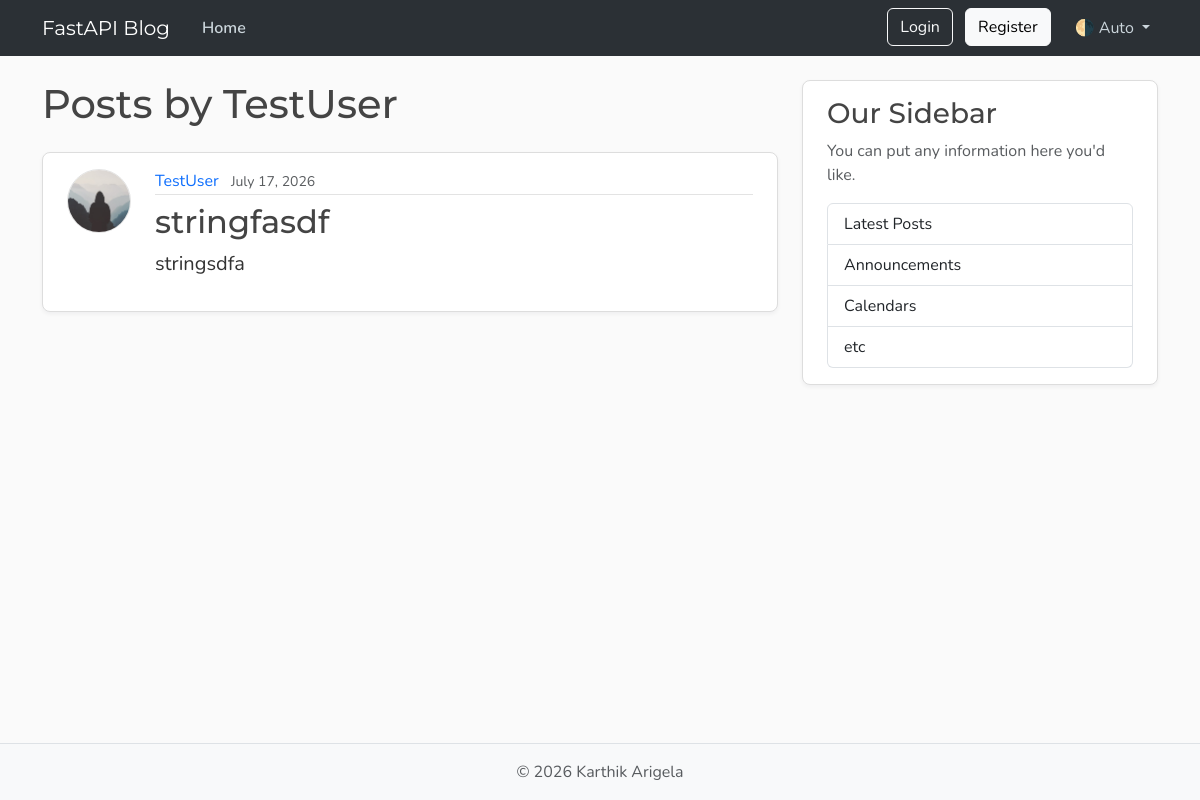
The page /users/2/posts on the database as committed earlier.
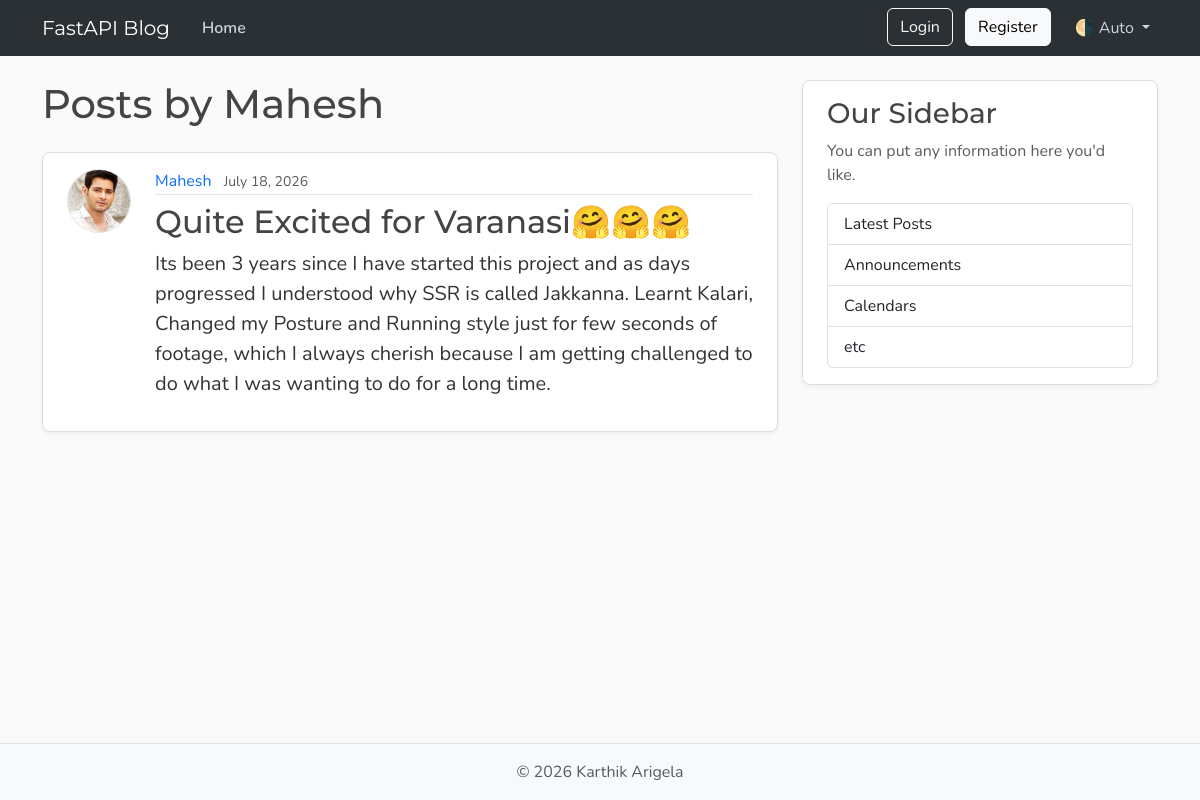
The same page on the database as committed later.
### models.py (models this page shows, shortened)
class User(Base):
    __tablename__ = "users"
    id: Mapped[int] = mapped_column(Integer, primary_key=True, index=True)
    username: Mapped[str] = mapped_column(String(50), unique=True, nullable=False)
    email: Mapped[str] = mapped_column(String(120), unique=True, nullable=False)
    password_hash: Mapped[str] = mapped_column(String(200), nullable=False)
    image_file: Mapped[str | None] = mapped_column(
        String(200),
        nullable=True,
        default=None,
    )
    posts: Mapped[list[Post]] = relationship(back_populates="author", cascade="all, delete-orphan")

class Post(Base):
    __tablename__ = "posts"
    id: Mapped[int] = mapped_column(Integer, primary_key=True, index=True)
    title: Mapped[str] = mapped_column(String(100), nullable=False)
    content: Mapped[str] = mapped_column(Text, nullable=False)
    user_id: Mapped[int] = mapped_column(
        ForeignKey("users.id"),
        nullable=False,
        index=True,
    )
    date_posted: Mapped[datetime] = mapped_column(
        DateTime(timezone=True),
        default=lambda: datetime.now(UTC),
    )
    author: Mapped[User] = relationship(back_populates="posts")

### main.py (the view)
@app.get("/users/{user_id}/posts", name="user_posts")
async def user_posts_page(
    request: Request, user_id: int, db: Annotated[AsyncSession, Depends(get_db)]
):
    result = await db.execute(select(models.User).where(models.User.id == user_id))
    user = result.scalars().first()
    if not user:
        raise HTTPException(
            status_code=status.HTTP_404_NOT_FOUND,
            detail="User not found",
        )
    result = await db.execute(select(models.Post).options(selectinload(models.Post.author)).where(models.Post.user_id == user_id).order_by(models.Post.date_posted.desc()))
    posts = result.scalars().all()
    return templates.TemplateResponse(
        request,
        "user_posts.html",
        {"posts": posts, "user": user, "title": f"{user.username}'s Posts"},
    )

### templates/user_posts.html
{% extends "layout.html" %}
{% block content %}
<h1 class="mb-4">Posts by {{ user.username }}</h1>
{% for post in posts %}
<article class="content-section py-3 px-4 mb-4">
    <div class="d-flex align-items-start gap-4">
        <img class="rounded-circle article-img flex-shrink-0" src="{{ post.author.image_path }}"
            alt="{{ post.author.username }}'s profile picture" width="64" height="64" loading="lazy">
        <div class="flex-grow-1">
            <div class="article-metadata mb-2">
                <a class="me-2" href="{{ url_for('user_posts', user_id=post.author.id) }}">{{ post.author.username
                    }}</a>
                <small class="text-body-secondary">{{ post.date_posted.strftime("%B %d, %Y") }}</small>
            </div>
            <h2>
                <a class="article-title" href="{{ url_for('post_page', post_id=post.id) }}">{{ post.title }}</a>
            </h2>
            <p class="article-content">{{ post.content }}</p>
        </div>
    </div>
</article>
{% else %}
<p class="text-body-secondary">No posts by this user yet.</p>
{% endfor %}
{% endblock content %}

### templates/layout.html (shortened to what this page needs)
<!DOCTYPE html>
<html lang="en">
<head>
    <link href="https://cdn.jsdelivr.net/npm/bootstrap@5.3.8/dist/css/bootstrap.min.css" rel="stylesheet"
>
    <link rel="stylesheet" type="text/css" href="{{ url_for('static', path='css/main.css' ) }}">
</head>
<body class="d-flex flex-column min-vh-100">
    <header class="site-header">
        <nav class="navbar navbar-expand-md bg-body-tertiary fixed-top" data-bs-theme="dark">
            <div class="container">
                <a class="navbar-brand me-4" href="{{ url_for('root') }}">FastAPI Blog</a>
                <div class="collapse navbar-collapse" id="navbarToggle">
                    <div class="navbar-nav me-auto">
                        <a class="nav-link active" aria-current="page" href="{{ url_for('root') }}">Home</a>
                    </div>
                    <div class="navbar-nav">
                        <div id="loggedOutNav">
                            <a class="btn btn-outline-light mb-2 mb-md-0 me-md-2"
                                href="{{ url_for('login_page') }}">Login</a>
                            <a class="btn btn-light mb-2 mb-md-0 me-md-3"
                                href="{{ url_for('register_page') }}">Register</a>
                        </div>
                        <div class="nav-item dropdown">
                            <a class="nav-link dropdown-toggle" href="#" role="button" id="bd-theme"
                                data-bs-toggle="dropdown" aria-expanded="false">
                                <span id="bd-theme-text">🌗 Auto</span>
                            </a>
                        </div>
                    </div>
                </div>
            </div>
        </nav>
    </header>
    <main role="main" class="container">
        <div class="row">
            <div class="col-md-8">
                {% block content %}
                {% endblock content %}
            </div>
            <aside class="col-md-4">
                <div class="content-section py-3 px-4 mb-4">
                    <h3>Our Sidebar</h3>
                    <p class="text-body-secondary">You can put any information here you'd like.</p>
                    <ul class="list-group">
                        <li class="list-group-item">Latest Posts</li>
                        <li class="list-group-item">Announcements</li>
                        <li class="list-group-item">Calendars</li>
                        <li class="list-group-item">etc</li>
                    </ul>
                </div>
            </aside>
        </div>
    </main>
    <footer class="mt-auto py-3 bg-body-tertiary border-top">
        <div class="container text-center">
            <p class="text-body-secondary mb-0">
                © <span id="year"></span> Karthik Arigela
            </p>
        </div>
    </footer>
</body>
</html>

### static/css/main.css (style rules this page uses)
:root { --font-heading: "Montserrat", system-ui, -apple-system, BlinkMacSystemFont, sans-serif; --font-body: "Nunito", system-ui, -apple-system, BlinkMacSystemFont, sans-serif; --color-bg-body: #fafafa; --color-bg-content: #ffffff; --color-text-primary: #333333; --color-text-heading: #444444; --color-steel: #527c9f; --color-nav-link: #cbd5db; --color-nav-link-hover: #ffffff; --color-link-hover: #428bca; --color-border: #dddddd; --color-border-light: #e3e3e3; --spacing-xl: 5rem; --article-img-size: 4rem; --account-img-size: 7.813rem; }
body { font-family: var(--font-body); background: var(--color-bg-body); color: var(--color-text-primary); }
main { padding-top: var(--spacing-xl); }
h1, h2, h3, h4, h5, h6 { font-family: var(--font-heading); color: var(--color-text-heading); }
.navbar-brand { font-family: var(--font-heading); }
a { text-decoration: none; }
.site-header .navbar-nav .nav-link { color: var(--color-nav-link); transition: color 0.2s ease-in-out; }
.site-header .navbar-nav .nav-link.active { font-weight: 600; }
.content-section { background: var(--color-bg-content); border: 1px solid var(--color-border); border-radius: 0.5rem; box-shadow: 0 2px 4px rgba(15, 23, 42, 0.05); transition: box-shadow 0.15s ease, transform 0.15s ease, border-color 0.15s ease; }
.article-title { color: var(--color-text-heading); transition: color 0.2s ease-in-out; }
.article-content { white-space: pre-line; font-size: 1.25rem; }
.article-img { height: var(--article-img-size); width: var(--article-img-size); flex-shrink: 0; object-fit: cover; border: 1px solid var(--color-border-light); box-shadow: 0 0 0 2px var(--color-bg-content); }
.article-metadata { padding-bottom: 0.063rem; border-bottom: 1px solid var(--color-border-light); }
.article-metadata a { transition: color 0.2s ease-in-out; }
[data-bs-theme="dark"] { --color-bg-body: #1a1a1a; --color-bg-content: #2d2d2d; --color-text-primary: #e0e0e0; --color-text-heading: #f0f0f0; --color-border: #404040; --color-border-light: #4a4a4a; }

Rows that differ between the two databases and show on the page:
no longer on this page (row edited): Post: author.username "TestUser", date_posted "July 17, 2026", title "stringfasdf", content "stringsdfa"
changed User: username "TestUser" → "Mahesh"
added Post: author.image_path (picture), author.username "Mahesh", date_posted "July 18, 2026", title "Quite Excited for Varanasi🤗🤗🤗", content "Its been 3 years since I have started this project and as days progressed I understood why SSR is called Jakkanna. Learnt Kalari, Changed my Posture and Running style just for few seconds of footage, which I always cherish because I am getting challenged to do what I was wanting to do for a long time."
